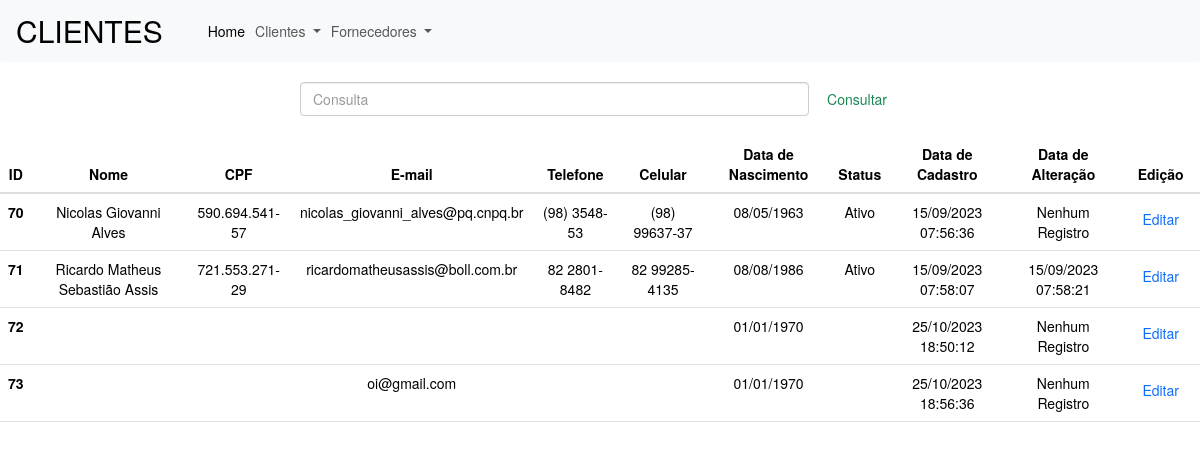
Page /clientes/action_cliente.php on the committed database.
### tables this page shows
CREATE TABLE `cliente` (
  `id` int(11) NOT NULL,
  `nome` varchar(100) DEFAULT NULL,
  `cpf` varchar(20) DEFAULT NULL,
  `email` varchar(50) DEFAULT NULL,
  `telefone` varchar(20) DEFAULT NULL,
  `celular` varchar(20) DEFAULT NULL,
  `data_nascimento` date DEFAULT NULL,
  `status` varchar(10) DEFAULT NULL,
  `data_cadastro` timestamp NOT NULL DEFAULT current_timestamp(),
  `data_alteracao` timestamp NOT NULL DEFAULT '0000-00-00 00:00:00'
);

### clientes/action_cliente.php (the view, shortened to what this page needs)
<?php
$termo = (isset($_GET['search'])) ? $_GET['search'] : '';
if (empty($termo)) {
    $conexao = new PDO('mysql:host=localhost;dbname=banco', 'root', '');
    $sql = 'SELECT id, nome, cpf, email, telefone, celular, data_nascimento, status, data_cadastro, data_alteracao FROM cliente';
    $stm = $conexao->prepare($sql);
    $stm->execute();
    $clientes = $stm->fetchAll(PDO::FETCH_OBJ);
}
?>
<!DOCTYPE html>
<html lang="pt-br">
<head>
    <link href="https://cdn.jsdelivr.net/npm/bootstrap@5.3.2/dist/css/bootstrap.min.css" rel="stylesheet">
    <link rel="stylesheet" href="../css/bootstrap.min.css">
    <link rel="stylesheet" href="../css/custom.css">
</head>
<body id="action">
    <header>
        <nav class="navbar navbar-expand-lg bg-body-tertiary">
            <div class="container-fluid">
                <a class="navbar-brand" href="../menu.php" style="font-size: 30px;">CLIENTES</a>
                <?php include('../templates/nav.php') ?>
            </div>
        </nav>
    </header>
    <form class="d-flex w-50" role="search" method="GET">
                <input class="form-control me-2" type="search" placeholder="Consulta" aria-label="Search" name="search">
                <button class="btn btn-outline-success" type="submit">Consultar</button>
    </form>
    <div class="table-responsive" style="width: 100%;">
        <table class="table">
            <thead>
                <tr>
                    <th scope="col">ID</th>
                    <th scope="col">Nome</th>
                    <th scope="col">CPF</th>
                    <th scope="col">E-mail</th>
                    <th scope="col">Telefone</th>
                    <th scope="col">Celular</th>
                    <th scope="col">Data de Nascimento</th>
                    <th scope="col">Status</th>
                    <th scope="col">Data de Cadastro</th>
                    <th scope="col">Data de Alteração</th>
                    <th scope="col">Edição</th>
                </tr>
            </thead>
            <tbody class="table-group-divider">
                <?php
                foreach ($clientes as $cliente) {
                    $dataNascimentoFormatada = date("d/m/Y", strtotime($cliente->data_nascimento));
                    $dataCadastroFormatada = ($cliente->data_cadastro !== "0000-00-00 00:00:00") ? date("d/m/Y H:i:s", strtotime($cliente->data_cadastro)) : "Nenhum Registro";
                    $dataAlteracaoFormatada = ($cliente->data_alteracao !== "0000-00-00 00:00:00") ? date("d/m/Y H:i:s", strtotime($cliente->data_alteracao)) : "Nenhum Registro";
                    echo '
                    <tr>
                        <th scope="row">' . $cliente->id . '</th>
                        <td>' . $cliente->nome . '</td>
                        <td>' . $cliente->cpf . '</td>
                        <td>' . $cliente->email . '</td>
                        <td>' . $cliente->telefone . '</td>
                        <td>' . $cliente->celular . '</td>
                        <td>' . $dataNascimentoFormatada . '</td>
                        <td>' . $cliente->status . '</td>
                        <td>' . $dataCadastroFormatada . '</td>
                        <td>' . $dataAlteracaoFormatada . '</td>
                        <td>
                            <form action="../clientes/edicao_cliente.php" method="post">
                                <input type="hidden" name="oculto" value="' . $cliente->id . '">
                                <button type="submit" class="btn btn-outline-primary" type="submit">Editar</button>
                            </form>
                        </td>
                    </tr>';
                }
                ?>
            </tbody>
        </table>
    </div>
</body>
</html>

### templates/nav.php (shortened to what this page needs)
<div class="collapse navbar-collapse" id="navbarSupportedContent">
    <ul class="navbar-nav me-auto mb-2 mb-lg-0">
        <li class="nav-item">
            <a class="nav-link active" aria-current="page" href="/menu.php">Home</a>
        </li>
        <li class="nav-item dropdown">
            <a class="nav-link dropdown-toggle" href="#" role="button" data-bs-toggle="dropdown" aria-expanded="false">
                Clientes
            </a>
        </li>
        <li class="nav-item dropdown">
            <a class="nav-link dropdown-toggle" href="#" role="button" data-bs-toggle="dropdown" aria-expanded="false">
                Fornecedores
            </a>
        </li>
    </ul>
</div>

### css/custom.css (style rules this page uses)
table { margin-top: 20px; }
#action { display: flex; flex-direction: column; align-items: center; justify-content: center; }
td { text-align: center; }
th { text-align: center; }
header { width: 100%; }

### rows in the picture
cliente: id "70", nome "Nicolas Giovanni Alves", cpf "590.694.541-57", email "nicolas_giovanni_alves@pq.cnpq.br", telefone "(98) 3548-53", celular "(98) 99637-37", data_nascimento "08/05/1963", status "Ativo", data_cadastro "15/09/2023 07:56:36", data_alteracao "Nenhum Registro"
cliente: id "71", nome "Ricardo Matheus Sebastião Assis", cpf "721.553.271-29", email "ricardomatheusassis@boll.com.br", telefone "82 2801-8482", celular "82 99285-4135", data_nascimento "08/08/1986", status "Ativo", data_cadastro "15/09/2023 07:58:07", data_alteracao "15/09/2023 07:58:21"
cliente: id "72", data_nascimento "01/01/1970", data_cadastro "25/10/2023 18:50:12", data_alteracao "Nenhum Registro"
cliente: id "73", email "oi@gmail.com", data_nascimento "01/01/1970", data_cadastro "25/10/2023 18:56:36", data_alteracao "Nenhum Registro"
